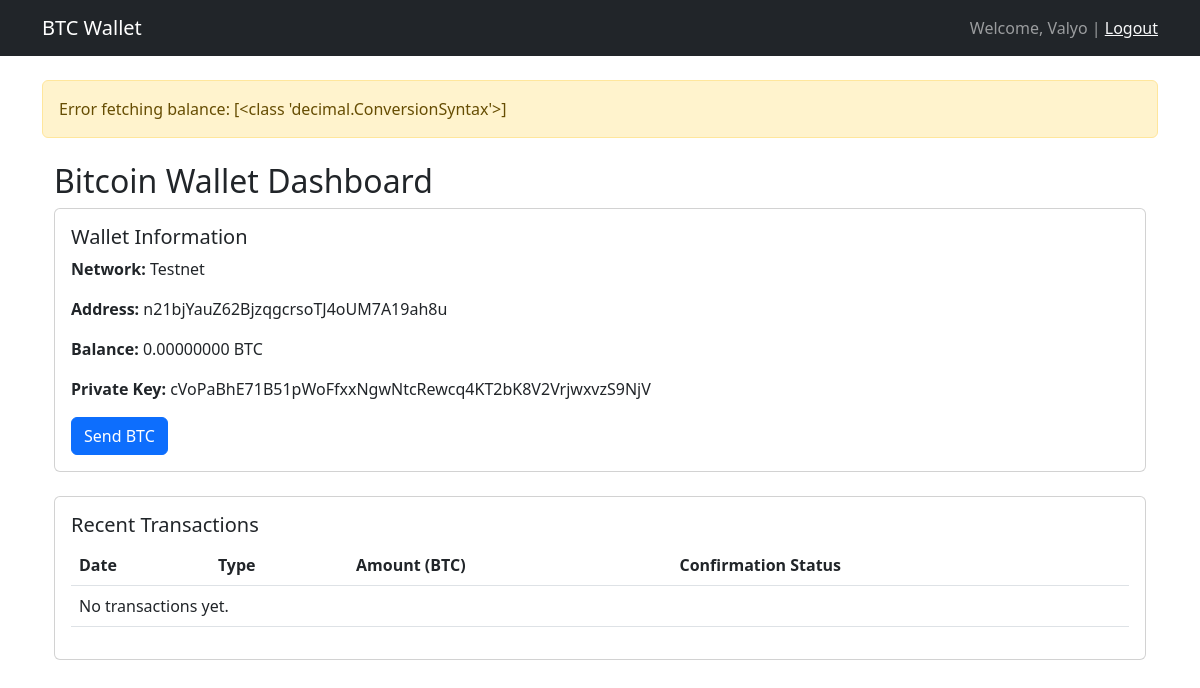
The page / (signed in) on the database its author committed.
### wallet/models.py (models this page shows, shortened)
class Wallet(models.Model):
    user = models.OneToOneField(User, on_delete=models.CASCADE)
    address = models.CharField(max_length=100, unique=True)
    private_key = models.CharField(max_length=100, unique=True)
    created_at = models.DateTimeField(auto_now_add=True)
    is_testnet = models.BooleanField(default=True)
    def get_balance(self):
        try:
            key = PrivateKeyTestnet(self.private_key)
            balance = key.get_balance('btc')
            from decimal import Decimal
            return Decimal(str(balance))
        except Exception as e:
            raise Exception(f"Error fetching balance: {str(e)}")
    def get_transactions(self):
        try:
            key = PrivateKeyTestnet(self.private_key)
            return key.get_transactions()
        except Exception as e:
            print(f"Error fetching transactions: {str(e)}")
            return []

### wallet/views.py (the view)
# urls.py: path('', views.dashboard, name='dashboard'),
@login_required
def dashboard(request):
    try:
        wallet = Wallet.objects.get(user=request.user)
    except Wallet.DoesNotExist:
        try:
            wallet = Wallet.generate_wallet(request.user)
            messages.success(request, "New wallet generated successfully!")
        except Exception as e:
            messages.error(request, f"Error generating wallet: {str(e)}")
            return redirect('dashboard')
    try:
        balance = wallet.get_balance()
    except Exception as e:
        balance = 0
        messages.warning(request, str(e))
    blockchain_transactions = wallet.get_transactions()
    context = {
        'wallet': wallet,
        'balance': f"{balance:.8f}",  # Format to 8 decimal places
        'transactions': blockchain_transactions,
        'network': 'Testnet' if wallet.is_testnet else 'Mainnet'
    }
    return render(request, 'wallet/dashboard.html', context)

### wallet/templates/wallet/dashboard.html
{% extends 'base.html' %}
{% load crispy_forms_tags %}
{% block content %}
<div class="container mt-4">
    <h2>Bitcoin Wallet Dashboard</h2>
    <div class="card mb-4">
        <div class="card-body">
            <h5 class="card-title">Wallet Information</h5>
            <p><strong>Network:</strong> {{ network }}</p>
            <p><strong>Address:</strong> {{ wallet.address }}</p>
            <p><strong>Balance:</strong> {{ balance }} BTC</p>
            {% if user.is_superuser %}
            <p><strong>Private Key:</strong> {{ wallet.private_key }}</p>
            {% endif %}
            <a href="{% url 'send_transaction' %}" class="btn btn-primary">Send BTC</a>
        </div>
    </div>
    <div class="card">
        <div class="card-body">
            <h5 class="card-title">Recent Transactions</h5>
            <table class="table">
                <thead>
                    <tr>
                        <th>Date</th>
                        <th>Type</th>
                        <th>Amount (BTC)</th>
                        <th>Confirmation Status</th>
                    </tr>
                </thead>
                <tbody>
                    {% for tx in transactions %}
                    <tr>
                        <td>{{ tx.date }}</td>
                        <td>{{ tx.type }}</td>
                        <td>{{ tx.amount }}</td>
                        <td>{{ tx.confirmations }} confirmations</td>
                    </tr>
                    {% empty %}
                    <tr>
                        <td colspan="4">No transactions yet.</td>
                    </tr>
                    {% endfor %}
                </tbody>
            </table>
        </div>
    </div>
</div>
{% endblock %}

### templates/base.html (shortened to what this page needs)
<!DOCTYPE html>
<html>
<head>
    <link href="https://cdn.jsdelivr.net/npm/bootstrap@5.3.0/dist/css/bootstrap.min.css" rel="stylesheet">
</head>
<body>
    <nav class="navbar navbar-expand-lg navbar-dark bg-dark">
        <div class="container">
            <a class="navbar-brand" href="{% url 'dashboard' %}">BTC Wallet</a>
            {% if user.is_authenticated %}
            <span class="navbar-text">
                Welcome, {{ user.username }} |
                <a href="{% url 'logout' %}" class="text-light">Logout</a>
            </span>
            {% endif %}
        </div>
    </nav>
    <div class="container mt-4">
        {% if messages %}
        {% for message in messages %}
        <div class="alert alert-{{ message.tags }}">
            {{ message }}
        </div>
        {% endfor %}
        {% endif %}
        {% block content %}
        {% endblock %}
    </div>
</body>
</html>

### rows shown on the page
Wallet: address "n21bjYauZ62BjzqgcrsoTJ4oUM7A19ah8u", private_key "cVoPaBhE71B51pWoFfxxNgwNtcRewcq4KT2bK8V2VrjwxvzS9NjV"

### other values the page prints
{{ user.username }} "Valyo"
{{ message }} "Error fetching balance: [<class 'decimal.ConversionSyntax'>]"
{{ network }} "Testnet"
{{ balance }} "0.00000000"
